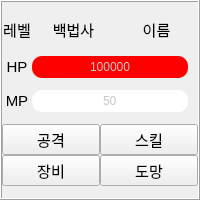
       <widget class="QFrame" name="frame_6">
        <property name="sizePolicy">
         <sizepolicy hsizetype="Expanding" vsizetype="Preferred">
          <horstretch>0</horstretch>
          <verstretch>0</verstretch>
         </sizepolicy>
        </property>
        <property name="minimumSize">
         <size>
          <width>180</width>
          <height>200</height>
         </size>
        </property>
        <property name="maximumSize">
         <size>
          <width>16777215</width>
          <height>200</height>
         </size>
        </property>
        <property name="frameShape">
         <enum>QFrame::Box</enum>
        </property>
        <property name="frameShadow">
         <enum>QFrame::Raised</enum>
        </property>
        <layout class="QGridLayout" name="gridLayout_13">
         <property name="leftMargin">
          <number>0</number>
         </property>
         <property name="topMargin">
          <number>0</number>
         </property>
         <property name="rightMargin">
          <number>0</number>
         </property>
         <property name="bottomMargin">
          <number>0</number>
         </property>
         <property name="spacing">
          <number>0</number>
         </property>
         <item row="2" column="0">
          <layout class="QHBoxLayout" name="horizontalLayout_17">
           <property name="spacing">
            <number>0</number>
           </property>
           <property name="rightMargin">
            <number>10</number>
           </property>
           <item>
            <widget class="QLabel" name="mp_6">
             <property name="sizePolicy">
              <sizepolicy hsizetype="Preferred" vsizetype="Preferred">
               <horstretch>0</horstretch>
               <verstretch>0</verstretch>
              </sizepolicy>
             </property>
             <property name="minimumSize">
              <size>
               <width>30</width>
               <height>0</height>
              </size>
             </property>
             <property name="font">
              <font>
               <pointsize>11</pointsize>
              </font>
             </property>
             <property name="text">
              <string>MP</string>
             </property>
             <property name="scaledContents">
              <bool>true</bool>
             </property>
             <property name="alignment">
              <set>Qt::AlignCenter</set>
             </property>
            </widget>
           </item>
           <item>
            <widget class="QProgressBar" name="mp_wizard_white">
             <property name="styleSheet">
              <string notr="true">QProgressBar{
  background-color: rgb(255, 255, 255);
  color:rgb(200,200,200);
  border-style: none;
  border-bottom-right-radius: 10px;
  border-bottom-left-radius: 10px;
  border-top-right-radius: 10px;
  border-top-left-radius: 10px;
  text-align: center;}
QProgressBar::chunk{
 border-bottom-right-radius: 10px;
 border-bottom-left-radius: 10px;
 border-top-right-radius: 10px;
 border-top-left-radius: 10px;
background-color: rgb(0, 0, 255);
 }</string>
             </property>
             <property name="maximum">
              <number>999999999</number>
             </property>
             <property name="value">
              <number>50</number>
             </property>
             <property name="textDirection">
              <enum>QProgressBar::TopToBottom</enum>
             </property>
             <property name="format">
              <string>%v</string>
             </property>
            </widget>
           </item>
          </layout>
         </item>
         <item row="1" column="0">
          <layout class="QHBoxLayout" name="horizontalLayout_18">
           <property name="spacing">
            <number>0</number>
           </property>
           <property name="rightMargin">
            <number>10</number>
           </property>
           <item>
            <widget class="QLabel" name="hp_6">
             <property name="sizePolicy">
              <sizepolicy hsizetype="Preferred" vsizetype="Preferred">
               <horstretch>0</horstretch>
               <verstretch>0</verstretch>
              </sizepolicy>
             </property>
             <property name="minimumSize">
              <size>
               <width>30</width>
               <height>0</height>
              </size>
             </property>
             <property name="font">
              <font>
               <pointsize>11</pointsize>
              </font>
             </property>
             <property name="text">
              <string>HP</string>
             </property>
             <property name="scaledContents">
              <bool>true</bool>
             </property>
             <property name="alignment">
              <set>Qt::AlignCenter</set>
             </property>
            </widget>
           </item>
           <item>
            <widget class="QProgressBar" name="hp_wizard_white">
             <property name="styleSheet">
              <string notr="true">QProgressBar{
  background-color: rgb(255, 255, 255);
  color:rgb(200,200,200);
  border-style: none;
  border-bottom-right-radius: 10px;
  border-bottom-left-radius: 10px;
  border-top-right-radius: 10px;
  border-top-left-radius: 10px;
  text-align: center;}
QProgressBar::chunk{
 border-bottom-right-radius: 10px;
 border-bottom-left-radius: 10px;
 border-top-right-radius: 10px;
 border-top-left-radius: 10px;
 background-color: rgb(255, 0, 0);
 }</string>
             </property>
             <property name="maximum">
              <number>999999999</number>
             </property>
             <property name="value">
              <number>12423423</number>
             </property>
             <property name="textDirection">
              <enum>QProgressBar::TopToBottom</enum>
             </property>
             <property name="format">
              <string>%v</string>
             </property>
            </widget>
           </item>
          </layout>
         </item>
         <item row="0" column="0">
          <layout class="QHBoxLayout" name="horizontalLayout_19">
           <property name="spacing">
            <number>0</number>
           </property>
           <item>
            <widget class="QLabel" name="lv_wizard_white">
             <property name="minimumSize">
              <size>
               <width>30</width>
               <height>0</height>
              </size>
             </property>
             <property name="maximumSize">
              <size>
               <width>30</width>
               <height>30</height>
              </size>
             </property>
             <property name="font">
              <font>
               <pointsize>11</pointsize>
              </font>
             </property>
             <property name="text">
              <string>레벨</string>
             </property>
             <property name="alignment">
              <set>Qt::AlignCenter</set>
             </property>
            </widget>
           </item>
           <item>
            <widget class="QLabel" name="wizard_white">
             <property name="maximumSize">
              <size>
               <width>16777215</width>
               <height>30</height>
              </size>
             </property>
             <property name="font">
              <font>
               <pointsize>11</pointsize>
              </font>
             </property>
             <property name="text">
              <string>백법사</string>
             </property>
             <property name="alignment">
              <set>Qt::AlignCenter</set>
             </property>
            </widget>
           </item>
           <item>
            <widget class="QLabel" name="name_wizard_white">
             <property name="maximumSize">
              <size>
               <width>16777215</width>
               <height>30</height>
              </size>
             </property>
             <property name="font">
              <font>
               <pointsize>11</pointsize>
              </font>
             </property>
             <property name="text">
              <string>이름</string>
             </property>
             <property name="alignment">
              <set>Qt::AlignCenter</set>
             </property>
            </widget>
           </item>
          </layout>
         </item>
         <item row="3" column="0">
          <layout class="QGridLayout" name="gridLayout_14">
           <property name="spacing">
            <number>0</number>
           </property>
           <item row="0" column="1">
            <widget class="QPushButton" name="pb_skill_wizard_white">
             <property name="font">
              <font>
               <pointsize>11</pointsize>
              </font>
             </property>
             <property name="text">
              <string>스킬</string>
             </property>
            </widget>
           </item>
           <item row="0" column="0">
            <widget class="QPushButton" name="pb_atk_wizard_white">
             <property name="font">
              <font>
               <pointsize>11</pointsize>
              </font>
             </property>
             <property name="text">
              <string>공격</string>
             </property>
            </widget>
           </item>
           <item row="1" column="0">
            <widget class="QPushButton" name="pb_equip_wizard_white">
             <property name="font">
              <font>
               <pointsize>11</pointsize>
              </font>
             </property>
             <property name="text">
              <string>장비</string>
             </property>
            </widget>
           </item>
           <item row="1" column="1">
            <widget class="QPushButton" name="pb_run_wizard_white">
             <property name="font">
              <font>
               <pointsize>11</pointsize>
              </font>
             </property>
             <property name="text">
              <string>도망</string>
             </property>
            </widget>
           </item>
          </layout>
         </item>
        </layout>
       </widget>
